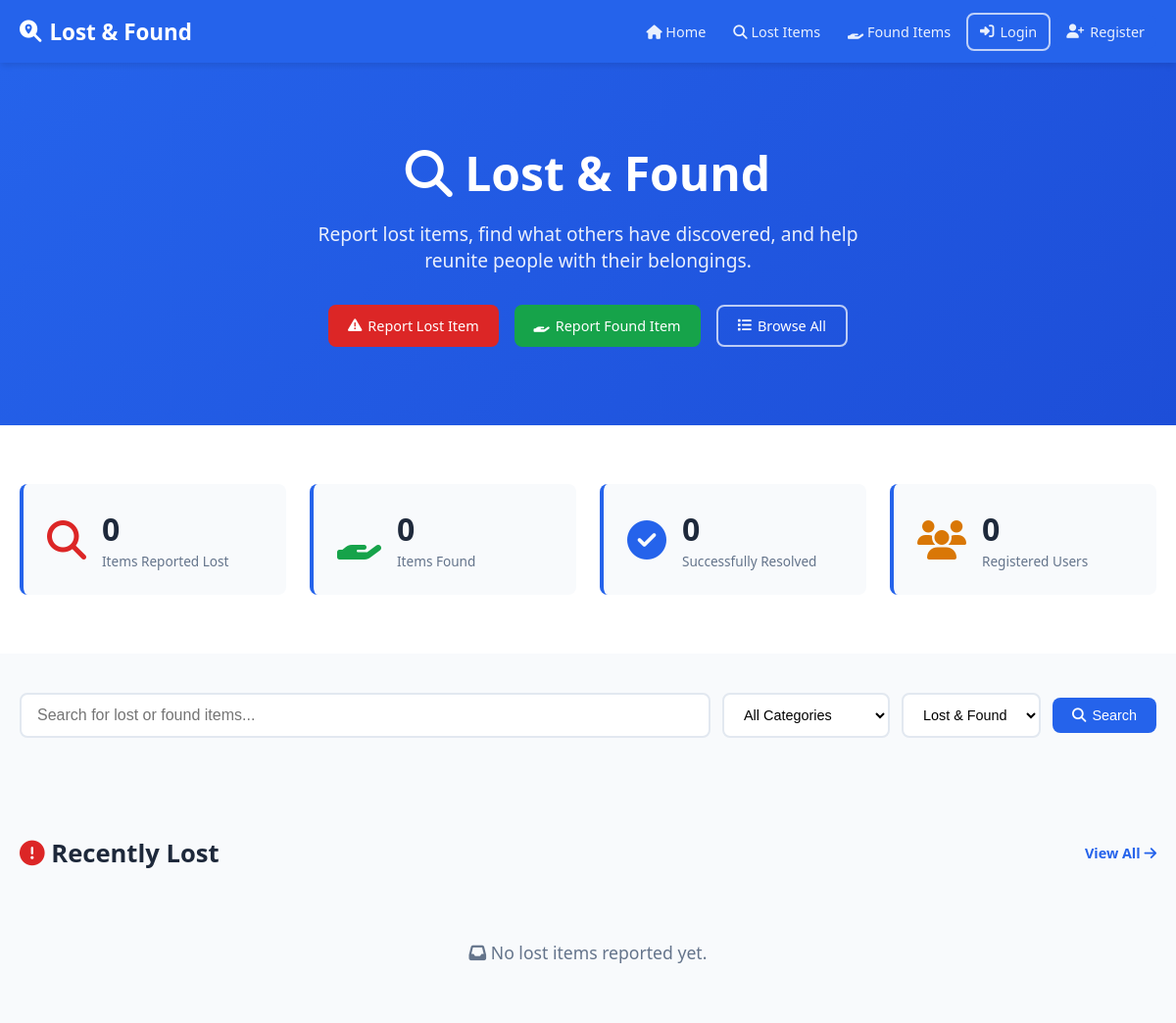
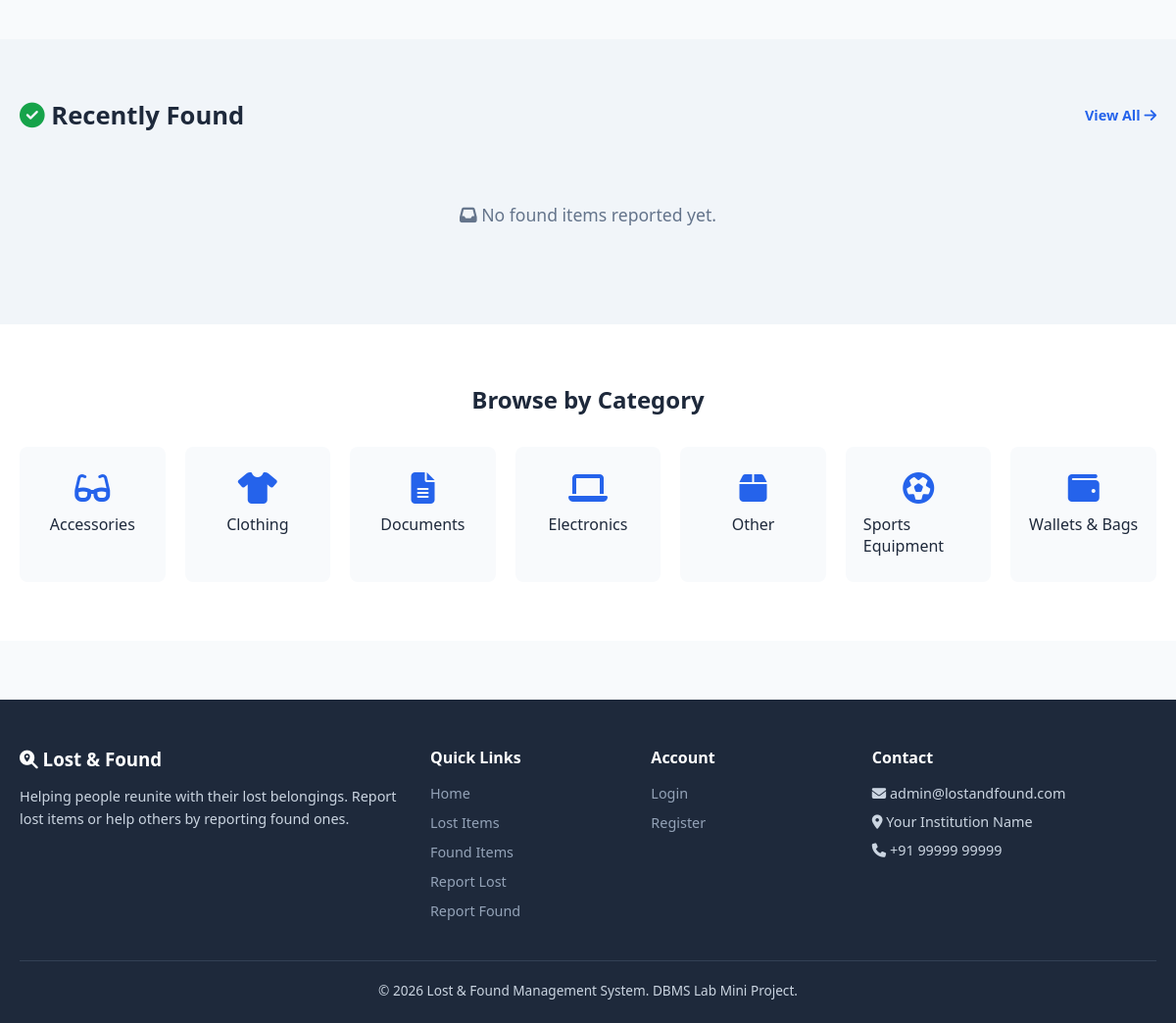
The page / on the database its author committed (2 pictures, top to bottom).
### tables this page shows
CREATE TABLE categories (
    id INT AUTO_INCREMENT PRIMARY KEY,
    name VARCHAR(100) NOT NULL,
    description TEXT
);

### includes/auth.php (called while the page is built, shortened)
<?php
function isLoggedIn() {
    return isset($_SESSION['user_id']);
}
?>

### includes/functions.php (called while the page is built, shortened)
<?php
function getAllCategories() {
    $conn = getDBConnection();
    $result = $conn->query('SELECT * FROM categories ORDER BY name');
    $cats = $result->fetch_all(MYSQLI_ASSOC);
    return $cats;
}
function getDashboardStats() {
    $conn = getDBConnection();
    $stats = [];
    $stats['total_lost'] = $conn->query('SELECT COUNT(*) as c FROM lost_items')->fetch_assoc()['c'];
    $stats['total_found'] = $conn->query('SELECT COUNT(*) as c FROM found_items')->fetch_assoc()['c'];
    $stats['total_resolved'] = $conn->query('SELECT COUNT(*) as c FROM lost_items WHERE status="resolved"')->fetch_assoc()['c'];
    $stats['pending_claims'] = $conn->query('SELECT COUNT(*) as c FROM claims WHERE status="pending"')->fetch_assoc()['c'];
    $stats['total_users'] = $conn->query('SELECT COUNT(*) as c FROM users WHERE role="user"')->fetch_assoc()['c'];
    return $stats;
}
?>

### index.php (the view, shortened to what this page needs)
<?php
require_once 'includes/auth.php';
require_once 'includes/functions.php';
$stats = getDashboardStats();
$recentLost = getLostItems(['status' => 'open'], 6);
$recentFound = getFoundItems(['status' => 'available'], 6);
$categories = getAllCategories();
?>
<!DOCTYPE html>
<html lang="en">
<head>
    <link rel="stylesheet" href="assets/css/style.css">
    <link rel="stylesheet" href="https://cdnjs.cloudflare.com/ajax/libs/font-awesome/6.4.0/css/all.min.css">
</head>
<body>
<?php include 'includes/navbar.php'; ?>
<section class="hero">
    <div class="hero-content">
        <h1><i class="fas fa-search"></i> Lost & Found</h1>
        <p>Report lost items, find what others have discovered, and help reunite people with their belongings.</p>
        <div class="hero-buttons">
            <a href="report-lost.php" class="btn btn-danger"><i class="fas fa-exclamation-triangle"></i> Report Lost Item</a>
            <a href="report-found.php" class="btn btn-success"><i class="fas fa-hand-holding"></i> Report Found Item</a>
            <a href="browse.php" class="btn btn-outline"><i class="fas fa-list"></i> Browse All</a>
        </div>
    </div>
</section>
<section class="stats-section">
    <div class="container">
        <div class="stats-grid">
            <div class="stat-card">
                <i class="fas fa-search stat-icon lost"></i>
                <div class="stat-info">
                    <span class="stat-number"><?= $stats['total_lost'] ?></span>
                    <span class="stat-label">Items Reported Lost</span>
                </div>
            </div>
            <div class="stat-card">
                <i class="fas fa-hand-holding stat-icon found"></i>
                <div class="stat-info">
                    <span class="stat-number"><?= $stats['total_found'] ?></span>
                    <span class="stat-label">Items Found</span>
                </div>
            </div>
            <div class="stat-card">
                <i class="fas fa-check-circle stat-icon resolved"></i>
                <div class="stat-info">
                    <span class="stat-number"><?= $stats['total_resolved'] ?></span>
                    <span class="stat-label">Successfully Resolved</span>
                </div>
            </div>
            <div class="stat-card">
                <i class="fas fa-users stat-icon users"></i>
                <div class="stat-info">
                    <span class="stat-number"><?= $stats['total_users'] ?></span>
                    <span class="stat-label">Registered Users</span>
                </div>
            </div>
        </div>
    </div>
</section>
<section class="search-section">
    <div class="container">
        <form action="browse.php" method="GET" class="search-form">
            <input type="text" name="search" placeholder="Search for lost or found items..." class="search-input">
            <select name="category" class="search-select">
                <option value="">All Categories</option>
            </select>
            <select name="type" class="search-select">
                <option value="">Lost & Found</option>
            </select>
            <button type="submit" class="btn btn-primary"><i class="fas fa-search"></i> Search</button>
        </form>
    </div>
</section>
<section class="items-section">
    <div class="container">
        <div class="section-header">
            <h2><i class="fas fa-exclamation-circle text-danger"></i> Recently Lost</h2>
            <a href="browse.php?type=lost" class="view-all">View All <i class="fas fa-arrow-right"></i></a>
        </div>
        <div class="items-grid">
            <?php if (empty($recentLost)): ?>
            <div class="no-items"><i class="fas fa-inbox"></i> No lost items reported yet.</div>
            <?php endif; ?>
        </div>
    </div>
</section>
<section class="items-section bg-light">
    <div class="container">
        <div class="section-header">
            <h2><i class="fas fa-check-circle text-success"></i> Recently Found</h2>
            <a href="browse.php?type=found" class="view-all">View All <i class="fas fa-arrow-right"></i></a>
        </div>
        <div class="items-grid">
            <?php if (empty($recentFound)): ?>
            <div class="no-items"><i class="fas fa-inbox"></i> No found items reported yet.</div>
            <?php endif; ?>
        </div>
    </div>
</section>
<section class="categories-section">
    <div class="container">
        <h2 class="text-center">Browse by Category</h2>
        <div class="categories-grid">
            <?php
            $catIcons = ['Electronics'=>'fa-laptop','Clothing'=>'fa-tshirt','Accessories'=>'fa-glasses','Documents'=>'fa-file-alt','Wallets & Bags'=>'fa-wallet','Sports Equipment'=>'fa-futbol','Other'=>'fa-box'];
            foreach ($categories as $cat):
                $icon = $catIcons[$cat['name']] ?? 'fa-tag';
            ?>
            <a href="browse.php?category=<?= $cat['id'] ?>" class="category-card">
                <i class="fas <?= $icon ?> cat-icon"></i>
                <span><?= htmlspecialchars($cat['name']) ?></span>
            </a>
            <?php endforeach; ?>
        </div>
    </div>
</section>
<?php include 'includes/footer.php'; ?>
</body>
</html>

### includes/navbar.php (shortened to what this page needs)
<?php
$notifCount = 0;
?>
<nav class="navbar">
    <div class="container nav-container">
        <a href="<?= BASE_URL ?>/index.php" class="nav-brand">
            <i class="fas fa-search-location"></i> Lost &amp; Found
        </a>
        <ul class="nav-links" id="navLinks">
            <li><a href="<?= BASE_URL ?>/index.php"><i class="fas fa-home"></i> Home</a></li>
            <li><a href="<?= BASE_URL ?>/browse.php?type=lost"><i class="fas fa-search"></i> Lost Items</a></li>
            <li><a href="<?= BASE_URL ?>/browse.php?type=found"><i class="fas fa-hand-holding"></i> Found Items</a></li>
            <?php if (isLoggedIn()): ?>
            <li><a href="<?= BASE_URL ?>/report-lost.php"><i class="fas fa-exclamation-triangle"></i> Report Lost</a></li>
            <li><a href="<?= BASE_URL ?>/report-found.php"><i class="fas fa-plus-circle"></i> Report Found</a></li>
            <li>
                <a href="<?= BASE_URL ?>/notifications.php" class="notif-link">
                    <i class="fas fa-bell"></i>
                    <?php if ($notifCount > 0): ?><span class="notif-badge"><?= $notifCount ?></span><?php endif; ?>
                </a>
            </li>
            <li class="nav-dropdown">
                <a href="#" class="dropdown-toggle"><i class="fas fa-user-circle"></i> <?= htmlspecialchars($_SESSION['user_name']) ?> <i class="fas fa-chevron-down"></i></a>
                <ul class="dropdown-menu">
                    <li><a href="<?= BASE_URL ?>/dashboard.php"><i class="fas fa-tachometer-alt"></i> My Dashboard</a></li>
                    <?php if (isAdmin()): ?>
                    <li><a href="<?= BASE_URL ?>/admin/index.php"><i class="fas fa-cog"></i> Admin Panel</a></li>
                    <?php endif; ?>
                    <li><a href="<?= BASE_URL ?>/logout.php"><i class="fas fa-sign-out-alt"></i> Logout</a></li>
                </ul>
            </li>
            <?php else: ?>
            <li><a href="<?= BASE_URL ?>/login.php" class="btn btn-outline btn-sm"><i class="fas fa-sign-in-alt"></i> Login</a></li>
            <li><a href="<?= BASE_URL ?>/register.php" class="btn btn-primary btn-sm"><i class="fas fa-user-plus"></i> Register</a></li>
            <?php endif; ?>
        </ul>
    </div>
</nav>

### includes/footer.php
<footer class="footer">
    <div class="container">
        <div class="footer-grid">
            <div class="footer-col">
                <h3><i class="fas fa-search-location"></i> Lost &amp; Found</h3>
                <p>Helping people reunite with their lost belongings. Report lost items or help others by reporting found ones.</p>
            </div>
            <div class="footer-col">
                <h4>Quick Links</h4>
                <ul>
                    <li><a href="<?= BASE_URL ?>/index.php">Home</a></li>
                    <li><a href="<?= BASE_URL ?>/browse.php?type=lost">Lost Items</a></li>
                    <li><a href="<?= BASE_URL ?>/browse.php?type=found">Found Items</a></li>
                    <li><a href="<?= BASE_URL ?>/report-lost.php">Report Lost</a></li>
                    <li><a href="<?= BASE_URL ?>/report-found.php">Report Found</a></li>
                </ul>
            </div>
            <div class="footer-col">
                <h4>Account</h4>
                <ul>
                    <?php if (isLoggedIn()): ?>
                    <li><a href="<?= BASE_URL ?>/dashboard.php">My Dashboard</a></li>
                    <li><a href="<?= BASE_URL ?>/logout.php">Logout</a></li>
                    <?php else: ?>
                    <li><a href="<?= BASE_URL ?>/login.php">Login</a></li>
                    <li><a href="<?= BASE_URL ?>/register.php">Register</a></li>
                    <?php endif; ?>
                </ul>
            </div>
            <div class="footer-col">
                <h4>Contact</h4>
                <p><i class="fas fa-envelope"></i> admin@lostandfound.com</p>
                <p><i class="fas fa-map-marker-alt"></i> Your Institution Name</p>
                <p><i class="fas fa-phone"></i> +91 99999 99999</p>
            </div>
        </div>
        <div class="footer-bottom">
            <p>&copy; <?= date('Y') ?> <?= APP_NAME ?>. DBMS Lab Mini Project.</p>
        </div>
    </div>
</footer>

### rows shown on the page
categories: name "Accessories"
categories: name "Clothing"
categories: name "Documents"
categories: name "Electronics"
categories: name "Other"
categories: name "Sports Equipment"
categories: name "Wallets & Bags"

### other values the page prints
$stats['total_lost'] "0"
$stats['total_found'] "0"
$stats['total_resolved'] "0"
$stats['total_users'] "0"
APP_NAME "Lost & Found Management System"
